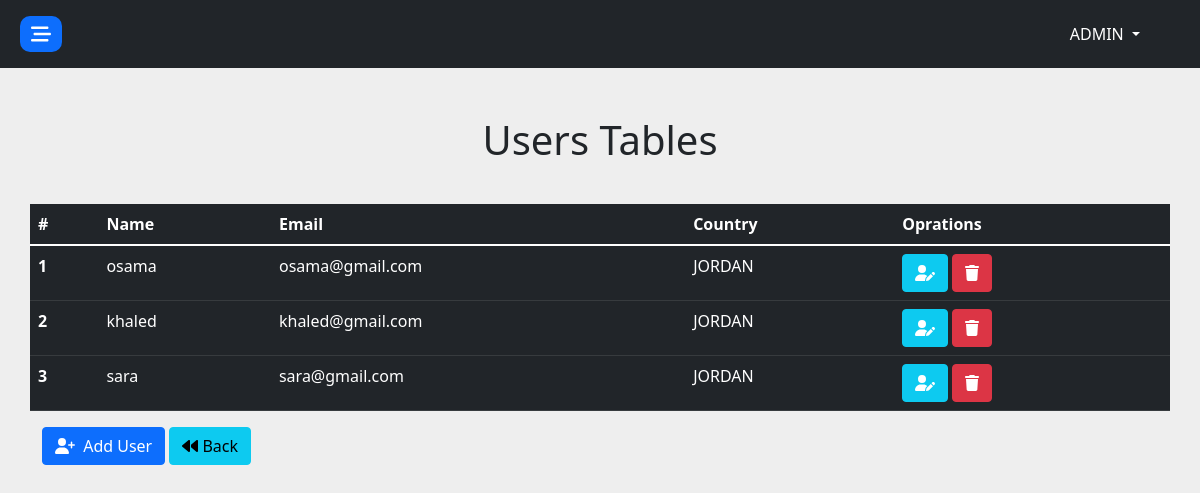
The app's page /admin/Home.php?page=users (signed in) with its own data.
### tables this page shows
CREATE TABLE `users` (
  `id` int(11) NOT NULL,
  `name` varchar(100) NOT NULL,
  `email` varchar(200) NOT NULL,
  `password` varchar(255) NOT NULL,
  `country_id` int(10) NOT NULL,
  `is_admin` tinyint(4) NOT NULL DEFAULT 0
);

CREATE TABLE `countries` (
  `id` int(11) NOT NULL,
  `name` varchar(100) NOT NULL
);

### admin/pages/users/index.php (the view, shortened to what this page needs)
<?php
    $con = DataBaseQuery::conDataBase();
    $sql = "SELECT users.*, countries.name AS 'name_country' FROM `users` INNER JOIN `countries` ON users.country_id = countries.id WHERE users.is_admin = 0";
    $stmt = $con->prepare($sql);
    $stmt->execute();
    $users = $stmt->fetchAll();
?>
    <div class="row">
        <div class="col d-flex justify-content-center align-items-center">
            <h1>Users Tables</h1>
        </div>
    </div>
<div class="row py-3"></div>
    <div class="row overflow-auto">
        <table class="table table-borderd table-dark">
            <thead>
                <tr>
                    <th scope="col">#</th>
                    <th scope="col">Name</th>
                    <th scope="col">Email</th>
                    <th scope="col">Country</th>
                    <th scope="col">Oprations</th>
                </tr>
            </thead>
            <tbody>
                <?php if(!empty($users)){ $i = 1; foreach($users as $user){
                    echo "<tr>
                            <th scope='row'>".$i++."</th>
                            <td>".$user['name']."</td>
                            <td>".$user['email']."</td>
                            <td>".strtoupper($user['name_country'])."</td>
                            <td class=''>
                                <a href='?page=users&edit=".$user['id']."' class='btn btn-info'><i class='fa-solid fa-user-pen text-white'></i></a>
                                <a href='?page=users&delete=".$user['id']."' class='btn btn-danger'><i class='fa-solid fa-trash text-white'></i></a>
                            </td>
                        </tr>";
                }}else{ echo "<tr> <td colspan='5' class='text-center'> <h3>No Users Found</h3></td> </tr>";} ?>
            </tbody>
        </table>
    </div>
    <div class="btn-add">
        <a href="?page=users&add" class="btn btn-primary"><i class="fa fa-user-plus me-1" aria-hidden="true"></i> Add User</a>
        <a href="/admin" class="btn btn-info"><i class="fa fa-backward me-1" aria-hidden="true"></i>Back</a>
    </div>

### admin/Layout/css/Home.css (style rules this page uses)
:root { --main-color: #212529; --main-font: "Roboto", sans-serif; --sec-font: 'Noto Kufi Arabic', sans-serif; }
body { background-color:#eee; position: relative; transition: all 0.5s ease-in-out; }
html { font-size: 100%; overflow-x: hidden; }
a { text-decoration: none; }

### records on screen
users: name "osama", email "osama@gmail.com", country.name "JORDAN"
users: name "khaled", email "khaled@gmail.com", country.name "JORDAN"
users: name "sara", email "sara@gmail.com", country.name "JORDAN"

### other values on screen
$_SESSION['admin_name'] "ADMIN"
